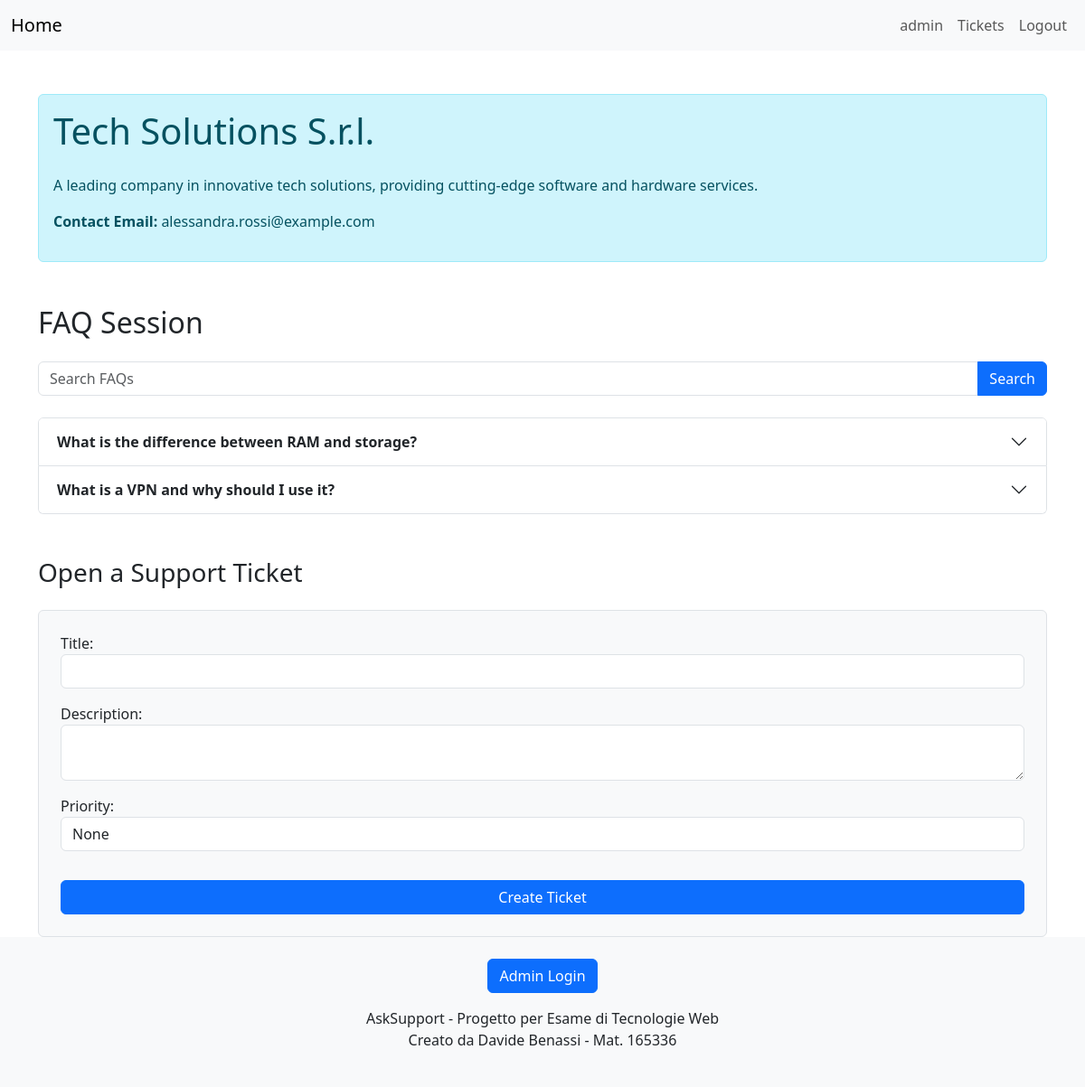
Page /companies/1/ (signed in) on the committed database.
### companies/models.py (models this page shows, shortened)
class Company(models.Model):
    name = models.CharField(max_length=100)
    description = models.TextField()
    admin = models.OneToOneField(User, on_delete=models.CASCADE, related_name='related_company')
    companyLogo = models.ImageField(
        upload_to='images/companies_logos/',
        default='images/default/blank_company_logo.png',
        blank=True      # Optional field
    )

class FAQ(models.Model):
    question = models.TextField()
    answer = models.TextField()
    company = models.ForeignKey(Company, on_delete=models.CASCADE, related_name='faqs')
    approved = models.BooleanField(default=False)

### companies/views.py (the view, shortened to what this page needs)
# urls.py: path('<int:pk>/', CompanyPageView.as_view(), name='company-page'),
class CompanyPageView(FormMixin, DetailView):
    model = Company
    template_name = 'company_page.html'
    context_object_name = 'company'
    form_class = TicketForm
    def get_context_data(self, **kwargs):
        context = super().get_context_data(**kwargs)
        company = self.get_object()
        query = self.request.GET.get('q', '')
        if query:
            faqs = company.faqs.filter(
                approved=True
            ).filter(
                Q(question__icontains=query) | Q(answer__icontains=query)
            )
        else:
            faqs = company.faqs.all().filter(approved=True)
        context['faqs'] = faqs
        context['form'] = self.get_form()
        context['query'] = query  # Passa la query al template per prepopolare la barra di ricerca
        return context

### tickets/forms.py
class TicketForm(forms.ModelForm):
    class Meta:
        model = Ticket
        fields = ['title', 'description', 'priority']
        widgets = {
            'title': forms.TextInput(attrs={'class': 'form-control'}),
            'description': forms.Textarea(attrs={'class': 'form-control', 'rows': 2}),
            'priority': forms.Select(attrs={'class': 'form-control'}),
        }

### companies/templates/company_page.html (shortened to what this page needs)
{% extends "base.html" %}
{% block content %}
<div class="container mt-5">
    <div class="alert alert-info">
        <h1 class="mb-4">{{ company.name }}</h1>
        <p>{{ company.description }}</p>
        <p><strong>Contact Email:</strong> {{ company.admin.email }}</p>
    </div>
    <h2 class="mt-5 mb-4">FAQ Session</h2>
    <form method="get" class="mb-4">
        <div class="input-group">
            <input type="text" class="form-control" name="q" placeholder="Search FAQs" value="{{ request.GET.q }}">
            <button class="btn btn-primary" type="submit">Search</button>
        </div>
    </form>
    {% if faqs %}
        <div class="accordion" id="faqAccordion">
            {% for faq in faqs %}
            <div class="accordion-item">
                <h2 class="accordion-header" id="heading{{ faq.id }}">
                    <button class="accordion-button collapsed" type="button" data-bs-toggle="collapse" data-bs-target="#collapse{{ faq.id }}" aria-expanded="false" aria-controls="collapse{{ faq.id }}">
                        <strong>{{ faq.question }}</strong>
                    </button>
                </h2>
            </div>
            {% endfor %}
        </div>
    {% else %}
        <p class="alert alert-warning">There are no FAQs yet.</p>
    {% endif %}
    {% if user.is_authenticated and not "CompanyAdministrators" in user.groups.all.0.name and not "Employees" in user.groups.all.0.name %}
        <h3 class="mt-5 mb-4">Open a Support Ticket</h3>
        <form method="post" class="p-4 border rounded bg-light">
            {{ form.as_p }}
            <button type="submit" class="btn btn-primary w-100 mt-3">Create Ticket</button>
        </form>
    {% else %}
        <p class="mt-4"><a href="{% url 'user-signup' %}">Signup</a> as "User" if you need to open a support ticket with the company.</p>
    {% endif %}
</div>
{% endblock %}

### templates/navbar.html (shortened to what this page needs)
<nav class="navbar navbar-expand-lg navbar-light bg-light">
    <div class="container-fluid">
        <a class="navbar-brand" href="{% url 'home' %}">Home</a>
        <div class="collapse navbar-collapse" id="navbarNav">
            <ul class="navbar-nav ms-auto align-items-center">
                {% if user.is_authenticated %}
                    {% if "CompanyAdministrators" in user.groups.all.0.name %}
                        <li class="nav-item">
                            <a class="nav-link" href="{% url 'company-profile' %}">{{ user.related_company.name }}</a>
                        </li>
                        <li class="nav-item">
                            <a class="nav-link" href="{% url 'company-faq' %}">FAQ</a>
                        </li>
                        <li class="nav-item">
                            <a class="nav-link" href="{% url 'admin-dashboard' %}">Dashboard</a>
                        </li>
                    {% else %}
                        <li class="nav-item">
                            <a class="nav-link" href="{% url 'user-profile' %}">{{ user.username }}</a>
                        </li>
                        <li class="nav-item">
                            <a class="nav-link" href="{% url 'user-tickets' %}">Tickets</a>
                        </li>
                    {% endif %}
                    <li class="nav-item">
                        <form method="POST" action="{% url 'logout' %}" class="d-flex align-items-center mb-0">
                            <button type="submit" class="nav-link">Logout</button>
                        </form>
                    </li>
                {% endif %}
            </ul>
        </div>
    </div>
</nav>

### rows in the picture
Company: name "Tech Solutions S.r.l.", description "A leading company in innovative tech solutions, providing cutting-edge software and hardware services.", admin.email "alessandra.rossi@example.com"
FAQ: question "What is the difference between RAM and storage?"
FAQ: question "What is a VPN and why should I use it?"

### other values in the picture
{{ user.username }} "admin"
